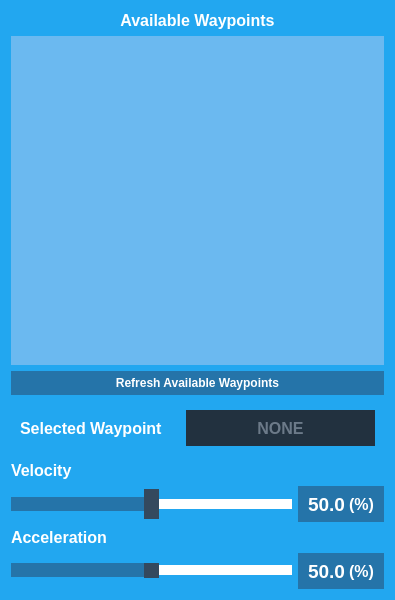
<?xml version="1.0" encoding="UTF-8"?>
<ui version="4.0">
 <class>ActionWaypointUI</class>
 <widget class="QWidget" name="ActionWaypointUI">
  <property name="geometry">
   <rect>
    <x>0</x>
    <y>0</y>
    <width>395</width>
    <height>600</height>
   </rect>
  </property>
  <property name="minimumSize">
   <size>
    <width>0</width>
    <height>0</height>
   </size>
  </property>
  <property name="maximumSize">
   <size>
    <width>16777215</width>
    <height>16777215</height>
   </size>
  </property>
  <property name="windowTitle">
   <string>Form</string>
  </property>
  <property name="styleSheet">
   <string notr="true">background-color:#22A7F0 ; color:#ffffff</string>
  </property>
  <layout class="QVBoxLayout" name="verticalLayout">
   <item>
    <widget class="QLabel" name="label_11">
     <property name="minimumSize">
      <size>
       <width>0</width>
       <height>0</height>
      </size>
     </property>
     <property name="font">
      <font>
       <pointsize>12</pointsize>
       <weight>75</weight>
       <bold>true</bold>
      </font>
     </property>
     <property name="styleSheet">
      <string notr="true">color:#ffffff</string>
     </property>
     <property name="text">
      <string>Available Waypoints</string>
     </property>
     <property name="alignment">
      <set>Qt::AlignCenter</set>
     </property>
    </widget>
   </item>
   <item>
    <widget class="QListWidget" name="waypoint_list">
     <property name="minimumSize">
      <size>
       <width>0</width>
       <height>180</height>
      </size>
     </property>
     <property name="maximumSize">
      <size>
       <width>16777215</width>
       <height>16777215</height>
      </size>
     </property>
     <property name="font">
      <font>
       <weight>75</weight>
       <bold>true</bold>
      </font>
     </property>
     <property name="styleSheet">
      <string notr="true">QListWidget {background-color:#6BB9F0; color:#ffffff;} QListView:item:selected { color: #ffffff; background-color: #34495E;border:none }</string>
     </property>
     <property name="frameShape">
      <enum>QFrame::Panel</enum>
     </property>
     <property name="frameShadow">
      <enum>QFrame::Plain</enum>
     </property>
     <property name="lineWidth">
      <number>0</number>
     </property>
     <property name="currentRow">
      <number>-1</number>
     </property>
     <property name="sortingEnabled">
      <bool>true</bool>
     </property>
    </widget>
   </item>
   <item>
    <widget class="QPushButton" name="refresh_btn">
     <property name="minimumSize">
      <size>
       <width>0</width>
       <height>24</height>
      </size>
     </property>
     <property name="font">
      <font>
       <weight>75</weight>
       <bold>true</bold>
      </font>
     </property>
     <property name="styleSheet">
      <string notr="true">QPushButton#refresh_btn { background-color:#2574A9;color:#ffffff;border:none } QPushButton#refresh_btn:hover:!pressed{ background-color:#6BB9F0;color:#ffffff;border:none } QPushButton#refresh_btn:hover { background-color:#6BB9F0;color:#ffffff;border:none }</string>
     </property>
     <property name="text">
      <string>Refresh Available Waypoints</string>
     </property>
     <property name="flat">
      <bool>true</bool>
     </property>
    </widget>
   </item>
   <item>
    <widget class="QWidget" name="widget" native="true">
     <layout class="QGridLayout" name="gridLayout_3">
      <item row="0" column="0">
       <widget class="QLabel" name="label_5">
        <property name="minimumSize">
         <size>
          <width>0</width>
          <height>0</height>
         </size>
        </property>
        <property name="maximumSize">
         <size>
          <width>160</width>
          <height>16777215</height>
         </size>
        </property>
        <property name="font">
         <font>
          <pointsize>12</pointsize>
          <weight>75</weight>
          <bold>true</bold>
         </font>
        </property>
        <property name="styleSheet">
         <string notr="true">color:#ffffff</string>
        </property>
        <property name="text">
         <string>Selected Waypoint</string>
        </property>
       </widget>
      </item>
      <item row="0" column="1">
       <widget class="QLabel" name="waypoint_label">
        <property name="minimumSize">
         <size>
          <width>0</width>
          <height>36</height>
         </size>
        </property>
        <property name="font">
         <font>
          <pointsize>12</pointsize>
          <weight>75</weight>
          <bold>true</bold>
         </font>
        </property>
        <property name="styleSheet">
         <string notr="true">background-color:#22313F ; color:#6C7A89</string>
        </property>
        <property name="text">
         <string>NONE</string>
        </property>
        <property name="alignment">
         <set>Qt::AlignCenter</set>
        </property>
       </widget>
      </item>
     </layout>
    </widget>
   </item>
   <item>
    <widget class="QLabel" name="label_2">
     <property name="font">
      <font>
       <pointsize>12</pointsize>
       <weight>75</weight>
       <bold>true</bold>
      </font>
     </property>
     <property name="text">
      <string>Velocity</string>
     </property>
    </widget>
   </item>
   <item>
    <layout class="QHBoxLayout" name="horizontalLayout">
     <property name="spacing">
      <number>0</number>
     </property>
     <item>
      <widget class="QSlider" name="vel_slider">
       <property name="minimumSize">
        <size>
         <width>0</width>
         <height>36</height>
        </size>
       </property>
       <property name="styleSheet">
        <string notr="true"> QSlider::groove:horizontal {
     height: 10px; 
     background-color:#ffffff;
     margin: 2px 0; }

 QSlider::handle:horizontal {
     background-color:#34495E;
     width: 15px;
     height:48px;
     margin: -10px 0; }

QSlider::sub-page:horizontal {
     background-color:#2574A9;
 }</string>
       </property>
       <property name="minimum">
        <number>10</number>
       </property>
       <property name="maximum">
        <number>90</number>
       </property>
       <property name="singleStep">
        <number>5</number>
       </property>
       <property name="pageStep">
        <number>5</number>
       </property>
       <property name="value">
        <number>50</number>
       </property>
       <property name="sliderPosition">
        <number>50</number>
       </property>
       <property name="orientation">
        <enum>Qt::Horizontal</enum>
       </property>
       <property name="invertedAppearance">
        <bool>false</bool>
       </property>
       <property name="invertedControls">
        <bool>false</bool>
       </property>
       <property name="tickPosition">
        <enum>QSlider::NoTicks</enum>
       </property>
       <property name="tickInterval">
        <number>10</number>
       </property>
      </widget>
     </item>
     <item>
      <spacer name="horizontalSpacer">
       <property name="orientation">
        <enum>Qt::Horizontal</enum>
       </property>
       <property name="sizeType">
        <enum>QSizePolicy::Fixed</enum>
       </property>
       <property name="sizeHint" stdset="0">
        <size>
         <width>6</width>
         <height>0</height>
        </size>
       </property>
      </spacer>
     </item>
     <item>
      <widget class="QLineEdit" name="vel_field">
       <property name="minimumSize">
        <size>
         <width>50</width>
         <height>36</height>
        </size>
       </property>
       <property name="maximumSize">
        <size>
         <width>51</width>
         <height>16777215</height>
        </size>
       </property>
       <property name="font">
        <font>
         <pointsize>14</pointsize>
         <weight>75</weight>
         <bold>true</bold>
        </font>
       </property>
       <property name="styleSheet">
        <string notr="true">background-color:#2574A9 ; color:#ffffff;border:none</string>
       </property>
       <property name="text">
        <string>50.0</string>
       </property>
       <property name="alignment">
        <set>Qt::AlignRight|Qt::AlignTrailing|Qt::AlignVCenter</set>
       </property>
      </widget>
     </item>
     <item>
      <widget class="QLabel" name="label">
       <property name="minimumSize">
        <size>
         <width>35</width>
         <height>0</height>
        </size>
       </property>
       <property name="font">
        <font>
         <pointsize>12</pointsize>
         <weight>75</weight>
         <bold>true</bold>
        </font>
       </property>
       <property name="styleSheet">
        <string notr="true">background-color:#2574A9;color:#ffffff</string>
       </property>
       <property name="text">
        <string>(%)</string>
       </property>
      </widget>
     </item>
    </layout>
   </item>
   <item>
    <widget class="QLabel" name="label_4">
     <property name="font">
      <font>
       <pointsize>12</pointsize>
       <weight>75</weight>
       <bold>true</bold>
      </font>
     </property>
     <property name="text">
      <string>Acceleration</string>
     </property>
    </widget>
   </item>
   <item>
    <layout class="QHBoxLayout" name="horizontalLayout_2">
     <property name="spacing">
      <number>0</number>
     </property>
     <item>
      <widget class="QSlider" name="acc_slider">
       <property name="styleSheet">
        <string notr="true"> QSlider::groove:horizontal {
     height: 10px; 
     background-color:#ffffff;
     margin: 2px 0; }

 QSlider::handle:horizontal {
     background-color:#34495E;
     width: 15px;
     height:48px;
     margin: -10px 0; }

QSlider::sub-page:horizontal {
     background-color:#2574A9;
 }</string>
       </property>
       <property name="minimum">
        <number>10</number>
       </property>
       <property name="maximum">
        <number>90</number>
       </property>
       <property name="singleStep">
        <number>5</number>
       </property>
       <property name="pageStep">
        <number>5</number>
       </property>
       <property name="value">
        <number>50</number>
       </property>
       <property name="orientation">
        <enum>Qt::Horizontal</enum>
       </property>
       <property name="tickPosition">
        <enum>QSlider::NoTicks</enum>
       </property>
       <property name="tickInterval">
        <number>10</number>
       </property>
      </widget>
     </item>
     <item>
      <spacer name="horizontalSpacer_2">
       <property name="orientation">
        <enum>Qt::Horizontal</enum>
       </property>
       <property name="sizeType">
        <enum>QSizePolicy::Fixed</enum>
       </property>
       <property name="sizeHint" stdset="0">
        <size>
         <width>6</width>
         <height>0</height>
        </size>
       </property>
      </spacer>
     </item>
     <item>
      <widget class="QLineEdit" name="acc_field">
       <property name="minimumSize">
        <size>
         <width>50</width>
         <height>36</height>
        </size>
       </property>
       <property name="maximumSize">
        <size>
         <width>51</width>
         <height>16777215</height>
        </size>
       </property>
       <property name="font">
        <font>
         <pointsize>14</pointsize>
         <weight>75</weight>
         <bold>true</bold>
        </font>
       </property>
       <property name="styleSheet">
        <string notr="true">background-color:#2574A9 ; color:#ffffff;border:none</string>
       </property>
       <property name="text">
        <string>50.0</string>
       </property>
       <property name="alignment">
        <set>Qt::AlignRight|Qt::AlignTrailing|Qt::AlignVCenter</set>
       </property>
      </widget>
     </item>
     <item>
      <widget class="QLabel" name="label_3">
       <property name="minimumSize">
        <size>
         <width>35</width>
         <height>0</height>
        </size>
       </property>
       <property name="font">
        <font>
         <pointsize>12</pointsize>
         <weight>75</weight>
         <bold>true</bold>
        </font>
       </property>
       <property name="styleSheet">
        <string notr="true">background-color:#2574A9;color:#ffffff</string>
       </property>
       <property name="text">
        <string>(%)</string>
       </property>
      </widget>
     </item>
    </layout>
   </item>
  </layout>
 </widget>
 <resources/>
 <connections/>
</ui>
